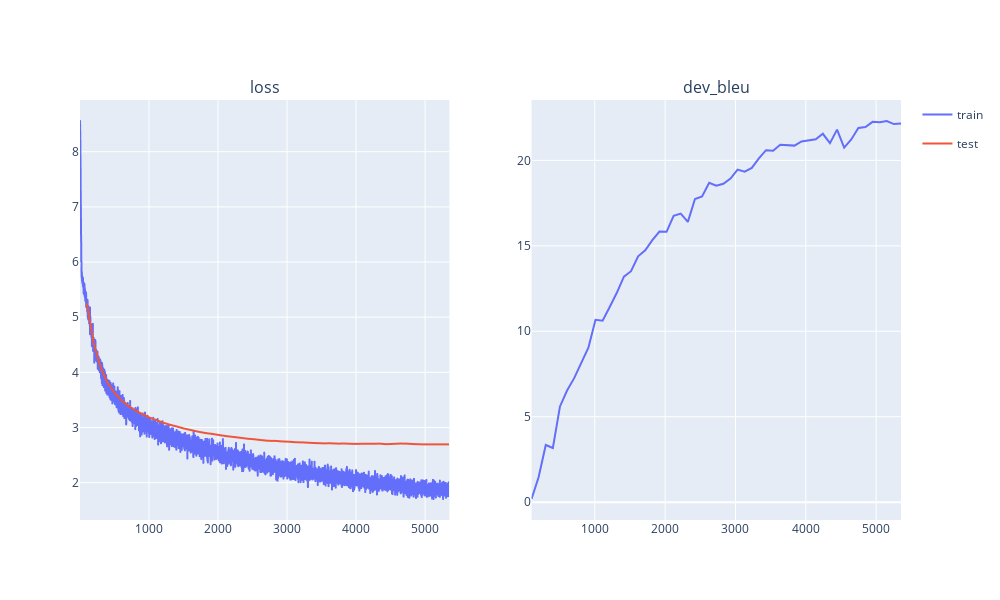

Notebook code for this chart:
### Code cell
display_no_widgets(plotter)

### Figure 1 — Plotly figure (JSON) as saved in the notebook; plotly's stock layout.template omitted (floating-point values rounded to 4 significant figures; data arrays with more than 128 entries replaced by an {"elided": "..."} marker saying what was removed)
{"data": [{"hovertemplate": "phase=train<br>epoch=%{x}<br>loss=%{y}<extra></extra>", "legendgroup": "train", "marker": {"color": "#636efa", "symbol": "circle"}, "mode": "lines", "name": "train", "showlegend": true, "type": "scattergl", "x": {"elided": "5300 int values"}, "xaxis": "x", "y": {"elided": "5300 float values"}, "yaxis": "y"}, {"hovertemplate": "phase=test<br>epoch=%{x}<br>loss=%{y}<extra></extra>", "legendgroup": "test", "marker": {"color": "#EF553B", "symbol": "circle"}, "mode": "lines", "name": "test", "showlegend": true, "type": "scattergl", "visible": true, "x": [101, 202, 303, 404, 505, 606, 707, 808, 909, 1010, 1111, 1212, 1313, 1414, 1515, 1616, 1717, 1818, 1919, 2020, 2121, 2222, 2323, 2424, 2525, 2626, 2727, 2828, 2929, 3030, 3131, 3232, 3333, 3434, 3535, 3636, 3737, 3838, 3939, 4040, 4141, 4242, 4343, 4444, 4545, 4646, 4747, 4848, 4949, 5050, 5151, 5252, 5353], "xaxis": "x", "y": [5.241, 4.518, 4.077, 3.8, 3.623, 3.487, 3.388, 3.306, 3.242, 3.179, 3.131, 3.085, 3.048, 3.015, 2.979, 2.952, 2.923, 2.9, 2.884, 2.863, 2.844, 2.829, 2.814, 2.797, 2.787, 2.772, 2.759, 2.757, 2.747, 2.742, 2.732, 2.729, 2.722, 2.717, 2.712, 2.714, 2.708, 2.709, 2.704, 2.703, 2.706, 2.704, 2.707, 2.697, 2.703, 2.709, 2.706, 2.699, 2.695, 2.693, 2.695, 2.695, 2.695], "yaxis": "y"}, {"hovertemplate": "phase=test<br>epoch=%{x}<br>dev_bleu=%{y}<extra></extra>", "legendgroup": "test", "marker": {"color": "#636efa", "symbol": "circle"}, "mode": "lines", "name": "test", "orientation": "v", "showlegend": false, "type": "scatter", "visible": true, "x": [101, 202, 303, 404, 505, 606, 707, 808, 909, 1010, 1111, 1212, 1313, 1414, 1515, 1616, 1717, 1818, 1919, 2020, 2121, 2222, 2323, 2424, 2525, 2626, 2727, 2828, 2929, 3030, 3131, 3232, 3333, 3434, 3535, 3636, 3737, 3838, 3939, 4040, 4141, 4242, 4343, 4444, 4545, 4646, 4747, 4848, 4949, 5050, 5151, 5252, 5353], "xaxis": "x2", "y": [0.186, 1.469, 3.347, 3.17, 5.603, 6.535, 7.258, 8.175, 9.042, 10.67, 10.62, 11.42, 12.25, 13.2, 13.51, 14.39, 14.74, 15.33, 15.83, 15.82, 16.75, 16.89, 16.4, 17.74, 17.89, 18.69, 18.51, 18.63, 18.93, 19.46, 19.34, 19.56, 20.11, 20.6, 20.56, 20.92, 20.91, 20.86, 21.11, 21.16, 21.24, 21.56, 21.01, 21.8, 20.75, 21.23, 21.9, 21.96, 22.26, 22.23, 22.3, 22.12, 22.16], "yaxis": "y2"}], "layout": {"annotations": [{"font": {"size": 16}, "showarrow": false, "text": "loss", "x": 0.225, "xanchor": "center", "xref": "paper", "y": 1, "yanchor": "bottom", "yref": "paper"}, {"font": {"size": 16}, "showarrow": false, "text": "dev_bleu", "x": 0.775, "xanchor": "center", "xref": "paper", "y": 1, "yanchor": "bottom", "yref": "paper"}], "height": 600, "showlegend": true, "width": 1000, "xaxis": {"anchor": "y", "autorange": true, "domain": [0, 0.45], "showspikes": false}, "xaxis2": {"anchor": "y2", "autorange": true, "domain": [0.55, 1]}, "yaxis": {"anchor": "x", "autorange": true, "domain": [0, 1], "showspikes": false}, "yaxis2": {"anchor": "x2", "autorange": true, "domain": [0, 1]}}}
